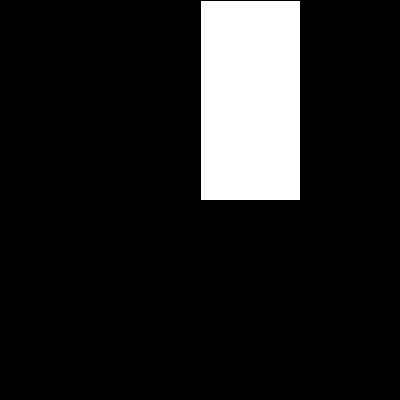
Frame 1 (no input)
Frame 60 (the mouse pressed at the canvas centre just before this capture): identical to frame 1, image omitted
Frame 120 (the mouse held since frame 60 and released just before this capture): identical to frame 1, image omitted

The Processing sketch that drew this single still picture (run headless with seeded random() and noise(); from frame 60 on, the mouse is pressed at the canvas centre):

// Processing sketch: c_translate
// ── c_translate.pde
void setup () {
size (400, 400);
}

void draw () {
background (0);
translate (200, 0);
rect (0, 0, 100, 200);

}
